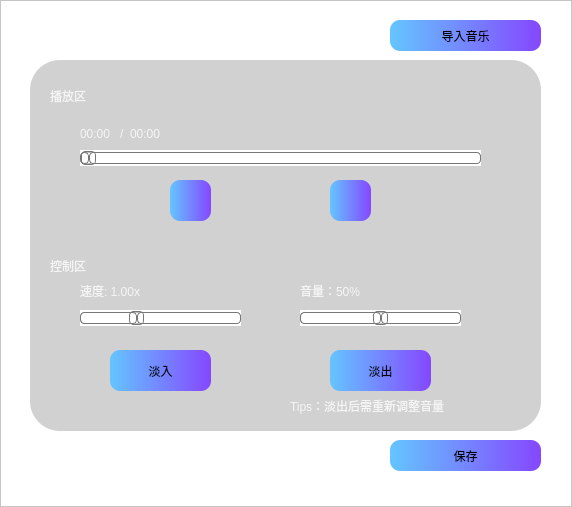
<?xml version="1.0" encoding="UTF-8"?>
<ui version="4.0">
 <class>cclips</class>
 <widget class="QDialog" name="cclips">
  <property name="geometry">
   <rect>
    <x>0</x>
    <y>0</y>
    <width>572</width>
    <height>507</height>
   </rect>
  </property>
  <property name="windowTitle">
   <string>Dialog</string>
  </property>
  <property name="styleSheet">
   <string notr="true">*{
	
	background-color: rgb(255, 255, 255);
}

QFrame#frame{
	border-image: url(:/res/goodBKG2.jpg);
}

#frame_2{
	border-radius: 30px;
	background-color: rgba(158, 158, 158, 120);
}

#frame_3{
	border-radius: 30px;
	background-color: rgba(158, 158, 158, 120);
}

#frame_4{
	border-radius: 30px;
	background-color: rgba(158, 158, 158, 120);
}

QLabel{
	background: transparent;
	color: rgba(255, 255, 255, 200);
	font: 12pt &quot;等线&quot;;
}

QPushButton{
	border-radius: 10px;
	background-color: qlineargradient(spread:pad, x1:0, y1:0, x2:1, y2:0, stop:0 rgba(100, 197, 255, 255), stop:1 rgba(133, 71, 255, 255));
	
	font: 12pt &quot;等线&quot;;
}

QPushButton:hover{
	border-radius: 10px;
	background-color: qlineargradient(spread:pad, x1:0, y1:0, x2:1, y2:0, stop:0 rgba(0, 197, 255, 255), stop:1 rgba(133, 71, 255, 255));
	
	font: 12pt &quot;等线&quot;;
}

QPushButton:pressed{
	border-radius: 10px;
	background-color: qlineargradient(spread:pad, x1:0, y1:0, x2:1, y2:0, stop:0 rgba(100, 197, 255, 255), stop:1 rgba(133, 71, 255, 255));
	
	font: 12pt &quot;等线&quot;;
}

QMessageBox {
	background-color: #F2F2F2;
}

QMessageBox QLabel#qt_msgbox_label { 
	color: #298DFF;
	background-color: transparent;
	min-width: 240px; 
	min-height: 40px; 
}

QMessageBox QLabel#qt_msgboxex_icon_label { 
	width: 40px;
	height: 40px; 
}

QMessageBox QPushButton { 
	border: 1px solid #298DFF;
	border-radius: 3px;
	background-color: #F2F2F2;
	color: #298DFF;
	font-family: &quot;Microsoft YaHei&quot;;
	font-size: 10pt;
	min-width: 70px;
	min-height: 25px;
}

QMessageBox QPushButton:hover {
	background-color: #298DFF;
	color: #F2F2F2;
}

QMessageBox QPushButton:pressed {
	background-color: #257FE6;
}

QMessageBox QDialogButtonBox#qt_msgbox_buttonbox {
	button-layout: 0; 
}</string>
  </property>
  <layout class="QGridLayout" name="gridLayout">
   <property name="leftMargin">
    <number>0</number>
   </property>
   <property name="topMargin">
    <number>0</number>
   </property>
   <property name="rightMargin">
    <number>0</number>
   </property>
   <property name="bottomMargin">
    <number>0</number>
   </property>
   <property name="spacing">
    <number>0</number>
   </property>
   <item row="0" column="0">
    <widget class="QFrame" name="frame">
     <property name="frameShape">
      <enum>QFrame::Shape::StyledPanel</enum>
     </property>
     <property name="frameShadow">
      <enum>QFrame::Shadow::Raised</enum>
     </property>
     <widget class="QFrame" name="frame_2">
      <property name="geometry">
       <rect>
        <x>30</x>
        <y>60</y>
        <width>511</width>
        <height>371</height>
       </rect>
      </property>
      <property name="frameShape">
       <enum>QFrame::Shape::StyledPanel</enum>
      </property>
      <property name="frameShadow">
       <enum>QFrame::Shadow::Raised</enum>
      </property>
      <widget class="MySlider" name="positionSlider">
       <property name="geometry">
        <rect>
         <x>50</x>
         <y>90</y>
         <width>401</width>
         <height>16</height>
        </rect>
       </property>
       <property name="styleSheet">
        <string notr="true">QSlider::groove:horizontal { 
border: 1px solid #bbb; 
background: white; 
height: 10px; 
border-radius: 4px; 
} 
   
QSlider::sub-page:horizontal { 
background: qlineargradient(x1: 0, y1: 0.2, x2: 1, y2: 1, 
    stop: 0 #bbf, stop: 1 #55f); 
border: 1px solid #777; 
height: 10px; 
border-radius: 4px; 
} 
   
QSlider::add-page:horizontal { 
background: #fff; 
border: 1px solid #777; 
height: 10px; 
border-radius: 4px; 
} 
   
QSlider::handle:horizontal { 
background: qlineargradient(x1:0, y1:0, x2:1, y2:1, 
    stop:0 #eee, stop:1 #ccc); 
border: 1px solid #777; 
width: 13px; 
margin-top: -2px; 
margin-bottom: -2px; 
border-radius: 4px; 
} 
   
QSlider::handle:horizontal:hover { 
background: qlineargradient(x1:0, y1:0, x2:1, y2:1, 
    stop:0 #fff, stop:1 #ddd); 
border: 1px solid #444; 
border-radius: 4px; 
} 
   
QSlider::sub-page:horizontal:disabled { 
background: #bbb; 
border-color: #999; 
} 
   
QSlider::add-page:horizontal:disabled { 
background: #eee; 
border-color: #999; 
} 
   
QSlider::handle:horizontal:disabled { 
background: #eee; 
border: 1px solid #aaa; 
border-radius: 4px; 
} </string>
       </property>
       <property name="orientation">
        <enum>Qt::Orientation::Horizontal</enum>
       </property>
      </widget>
      <widget class="QPushButton" name="fadeInButton">
       <property name="geometry">
        <rect>
         <x>80</x>
         <y>290</y>
         <width>101</width>
         <height>41</height>
        </rect>
       </property>
       <property name="text">
        <string>淡入</string>
       </property>
      </widget>
      <widget class="QPushButton" name="fadeOutButton">
       <property name="geometry">
        <rect>
         <x>300</x>
         <y>290</y>
         <width>101</width>
         <height>41</height>
        </rect>
       </property>
       <property name="text">
        <string>淡出</string>
       </property>
      </widget>
      <widget class="QPushButton" name="playButton">
       <property name="geometry">
        <rect>
         <x>140</x>
         <y>120</y>
         <width>41</width>
         <height>41</height>
        </rect>
       </property>
       <property name="text">
        <string/>
       </property>
       <property name="icon">
        <iconset theme="QIcon::ThemeIcon::MediaPlaybackStart"/>
       </property>
      </widget>
      <widget class="QPushButton" name="pauseButton">
       <property name="geometry">
        <rect>
         <x>300</x>
         <y>120</y>
         <width>41</width>
         <height>41</height>
        </rect>
       </property>
       <property name="text">
        <string/>
       </property>
       <property name="icon">
        <iconset theme="QIcon::ThemeIcon::MediaPlaybackPause"/>
       </property>
      </widget>
      <widget class="QLabel" name="speedLabel">
       <property name="geometry">
        <rect>
         <x>50</x>
         <y>220</y>
         <width>141</width>
         <height>21</height>
        </rect>
       </property>
       <property name="text">
        <string>速度: 1.00x</string>
       </property>
      </widget>
      <widget class="QLabel" name="volumeLabel">
       <property name="geometry">
        <rect>
         <x>270</x>
         <y>220</y>
         <width>161</width>
         <height>21</height>
        </rect>
       </property>
       <property name="text">
        <string>音量：50%</string>
       </property>
      </widget>
      <widget class="QLabel" name="label">
       <property name="geometry">
        <rect>
         <x>20</x>
         <y>20</y>
         <width>111</width>
         <height>31</height>
        </rect>
       </property>
       <property name="text">
        <string>播放区</string>
       </property>
      </widget>
      <widget class="QLabel" name="label_3">
       <property name="geometry">
        <rect>
         <x>20</x>
         <y>190</y>
         <width>111</width>
         <height>31</height>
        </rect>
       </property>
       <property name="text">
        <string>控制区</string>
       </property>
      </widget>
      <widget class="MySlider" name="speedSlider">
       <property name="geometry">
        <rect>
         <x>50</x>
         <y>250</y>
         <width>161</width>
         <height>16</height>
        </rect>
       </property>
       <property name="styleSheet">
        <string notr="true">QSlider::groove:horizontal { 
border: 1px solid #bbb; 
background: white; 
height: 10px; 
border-radius: 4px; 
} 
   
QSlider::sub-page:horizontal { 
background: qlineargradient(x1: 0, y1: 0.2, x2: 1, y2: 1, 
    stop: 0 #bbf, stop: 1 #55f); 
border: 1px solid #777; 
height: 10px; 
border-radius: 4px; 
} 
   
QSlider::add-page:horizontal { 
background: #fff; 
border: 1px solid #777; 
height: 10px; 
border-radius: 4px; 
} 
   
QSlider::handle:horizontal { 
background: qlineargradient(x1:0, y1:0, x2:1, y2:1, 
    stop:0 #eee, stop:1 #ccc); 
border: 1px solid #777; 
width: 13px; 
margin-top: -2px; 
margin-bottom: -2px; 
border-radius: 4px; 
} 
   
QSlider::handle:horizontal:hover { 
background: qlineargradient(x1:0, y1:0, x2:1, y2:1, 
    stop:0 #fff, stop:1 #ddd); 
border: 1px solid #444; 
border-radius: 4px; 
} 
   
QSlider::sub-page:horizontal:disabled { 
background: #bbb; 
border-color: #999; 
} 
   
QSlider::add-page:horizontal:disabled { 
background: #eee; 
border-color: #999; 
} 
   
QSlider::handle:horizontal:disabled { 
background: #eee; 
border: 1px solid #aaa; 
border-radius: 4px; 
} </string>
       </property>
       <property name="minimum">
        <number>50</number>
       </property>
       <property name="maximum">
        <number>200</number>
       </property>
       <property name="value">
        <number>100</number>
       </property>
       <property name="orientation">
        <enum>Qt::Orientation::Horizontal</enum>
       </property>
      </widget>
      <widget class="MySlider" name="volumeSlider">
       <property name="geometry">
        <rect>
         <x>270</x>
         <y>250</y>
         <width>161</width>
         <height>16</height>
        </rect>
       </property>
       <property name="styleSheet">
        <string notr="true">QSlider::groove:horizontal { 
border: 1px solid #bbb; 
background: white; 
height: 10px; 
border-radius: 4px; 
} 
   
QSlider::sub-page:horizontal { 
background: qlineargradient(x1: 0, y1: 0.2, x2: 1, y2: 1, 
    stop: 0 #bbf, stop: 1 #55f); 
border: 1px solid #777; 
height: 10px; 
border-radius: 4px; 
} 
   
QSlider::add-page:horizontal { 
background: #fff; 
border: 1px solid #777; 
height: 10px; 
border-radius: 4px; 
} 
   
QSlider::handle:horizontal { 
background: qlineargradient(x1:0, y1:0, x2:1, y2:1, 
    stop:0 #eee, stop:1 #ccc); 
border: 1px solid #777; 
width: 13px; 
margin-top: -2px; 
margin-bottom: -2px; 
border-radius: 4px; 
} 
   
QSlider::handle:horizontal:hover { 
background: qlineargradient(x1:0, y1:0, x2:1, y2:1, 
    stop:0 #fff, stop:1 #ddd); 
border: 1px solid #444; 
border-radius: 4px; 
} 
   
QSlider::sub-page:horizontal:disabled { 
background: #bbb; 
border-color: #999; 
} 
   
QSlider::add-page:horizontal:disabled { 
background: #eee; 
border-color: #999; 
} 
   
QSlider::handle:horizontal:disabled { 
background: #eee; 
border: 1px solid #aaa; 
border-radius: 4px; 
} </string>
       </property>
       <property name="maximum">
        <number>100</number>
       </property>
       <property name="value">
        <number>50</number>
       </property>
       <property name="orientation">
        <enum>Qt::Orientation::Horizontal</enum>
       </property>
      </widget>
      <widget class="QLabel" name="position">
       <property name="geometry">
        <rect>
         <x>50</x>
         <y>60</y>
         <width>36</width>
         <height>28</height>
        </rect>
       </property>
       <property name="minimumSize">
        <size>
         <width>36</width>
         <height>28</height>
        </size>
       </property>
       <property name="maximumSize">
        <size>
         <width>36</width>
         <height>28</height>
        </size>
       </property>
       <property name="text">
        <string>00:00</string>
       </property>
      </widget>
      <widget class="QLabel" name="label_2">
       <property name="geometry">
        <rect>
         <x>90</x>
         <y>60</y>
         <width>4</width>
         <height>28</height>
        </rect>
       </property>
       <property name="minimumSize">
        <size>
         <width>4</width>
         <height>28</height>
        </size>
       </property>
       <property name="maximumSize">
        <size>
         <width>4</width>
         <height>28</height>
        </size>
       </property>
       <property name="text">
        <string>/</string>
       </property>
      </widget>
      <widget class="QLabel" name="duration">
       <property name="geometry">
        <rect>
         <x>100</x>
         <y>60</y>
         <width>36</width>
         <height>28</height>
        </rect>
       </property>
       <property name="minimumSize">
        <size>
         <width>36</width>
         <height>28</height>
        </size>
       </property>
       <property name="maximumSize">
        <size>
         <width>36</width>
         <height>28</height>
        </size>
       </property>
       <property name="text">
        <string>00:00</string>
       </property>
      </widget>
      <widget class="QLabel" name="label_4">
       <property name="geometry">
        <rect>
         <x>260</x>
         <y>330</y>
         <width>211</width>
         <height>31</height>
        </rect>
       </property>
       <property name="text">
        <string>Tips：淡出后需重新调整音量</string>
       </property>
      </widget>
     </widget>
     <widget class="QPushButton" name="cin">
      <property name="geometry">
       <rect>
        <x>390</x>
        <y>20</y>
        <width>151</width>
        <height>31</height>
       </rect>
      </property>
      <property name="sizePolicy">
       <sizepolicy hsizetype="Maximum" vsizetype="Fixed">
        <horstretch>0</horstretch>
        <verstretch>0</verstretch>
       </sizepolicy>
      </property>
      <property name="minimumSize">
       <size>
        <width>151</width>
        <height>31</height>
       </size>
      </property>
      <property name="maximumSize">
       <size>
        <width>151</width>
        <height>31</height>
       </size>
      </property>
      <property name="text">
       <string>导入音乐</string>
      </property>
     </widget>
     <widget class="QPushButton" name="saveButton">
      <property name="geometry">
       <rect>
        <x>390</x>
        <y>440</y>
        <width>151</width>
        <height>31</height>
       </rect>
      </property>
      <property name="minimumSize">
       <size>
        <width>151</width>
        <height>31</height>
       </size>
      </property>
      <property name="maximumSize">
       <size>
        <width>151</width>
        <height>31</height>
       </size>
      </property>
      <property name="text">
       <string>保存</string>
      </property>
     </widget>
     <widget class="QLabel" name="label_5">
      <property name="geometry">
       <rect>
        <x>370</x>
        <y>470</y>
        <width>211</width>
        <height>31</height>
       </rect>
      </property>
      <property name="text">
       <string>Tips：保存的是原文件哦</string>
      </property>
     </widget>
    </widget>
   </item>
  </layout>
 </widget>
 <customwidgets>
  <customwidget>
   <class>MySlider</class>
   <extends>QSlider</extends>
   <header>myslider.h</header>
  </customwidget>
 </customwidgets>
 <resources/>
 <connections/>
</ui>
